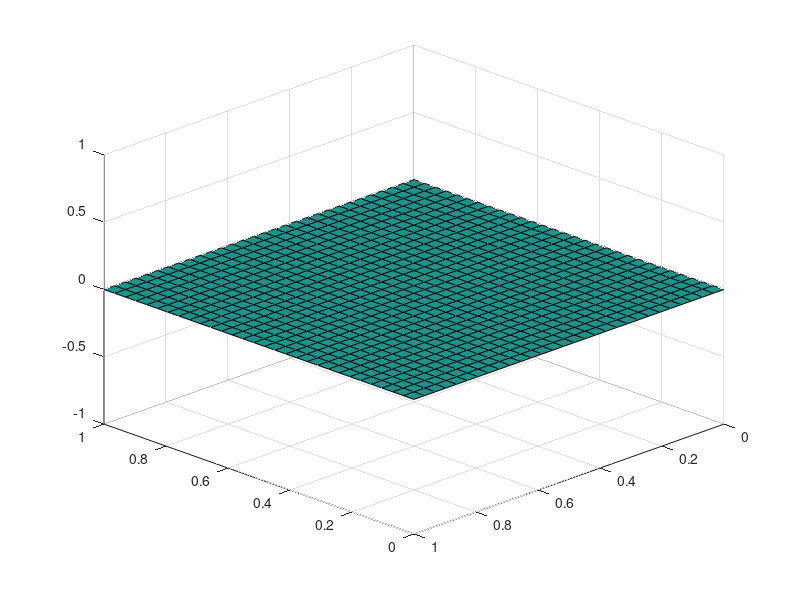

Write the MATLAB code that produced this figure.
clear all;

%This script attemts to find the solution of the transport equation in two
%dimensions.

tend = 1;
dt = 0.01;
J = 30;

%x in [0,1].
dx = 1/J;
%y in [0,1];
dy = 1/J;
%equal spacing in x and y direction.
mu = dt/dx;

[x,y] = meshgrid(linspace(0,1,J));

%the boundary conditions are zero (of homogeneous diriclet type).
%the initial solution is u0(x,y) = sin(pi x) sin(pi y).
U = sin(pi*x).*sin(pi*y);
U1 = zeros(J);
U2 = zeros(J);

for t = 1:(tend/dt)
    U1 = zeros(J);
    U2 = zeros(J);
    elements = 2:J-1;  
    for i = 1:1:J
        %compute the columns where x is const.
        U1(elements,i) = mu*U(elements+1,i); 
        %compute the columns where y is const.
        U2(i,elements) = mu*U(i,elements+1);
    end
    Unew = (1 - 2*mu) .* U + U1 + U2;
    U = Unew;
    surf(x,y,U); axis([0 1 0 1 -1 1 -1 1]);
    view(180+45,30)
    M(t)= getframe;
end

%movie(M);
%movie2avi(M,'transport2.avi','quality',100)
